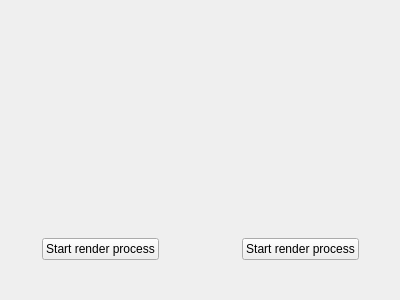
<?xml version="1.0" encoding="UTF-8"?>
<ui version="4.0">
 <class>TwinRenderSettingsWindow</class>
 <widget class="QWidget" name="TwinRenderSettingsWindow">
  <property name="geometry">
   <rect>
    <x>0</x>
    <y>0</y>
    <width>400</width>
    <height>300</height>
   </rect>
  </property>
  <property name="windowTitle">
   <string>Form</string>
  </property>
  <layout class="QHBoxLayout" name="horizontalLayout_4" stretch="0">
   <property name="spacing">
    <number>0</number>
   </property>
   <property name="margin">
    <number>0</number>
   </property>
   <item>
    <widget class="QScrollArea" name="scrollArea">
     <property name="frameShape">
      <enum>QFrame::NoFrame</enum>
     </property>
     <property name="widgetResizable">
      <bool>true</bool>
     </property>
     <widget class="QWidget" name="scrollAreaWidgetContents">
      <property name="geometry">
       <rect>
        <x>0</x>
        <y>0</y>
        <width>400</width>
        <height>300</height>
       </rect>
      </property>
      <layout class="QHBoxLayout" name="horizontalLayout_5">
       <property name="spacing">
        <number>0</number>
       </property>
       <property name="margin">
        <number>0</number>
       </property>
       <item>
        <layout class="QVBoxLayout" name="previewRenderSettings" stretch="1,0,0">
         <item>
          <widget class="picogen::qt4::RenderSettingsWindow" name="previewRenderSettingsWindow" native="true"/>
         </item>
         <item>
          <layout class="QHBoxLayout" name="horizontalLayout_3">
           <item>
            <spacer name="horizontalSpacer_2">
             <property name="orientation">
              <enum>Qt::Horizontal</enum>
             </property>
             <property name="sizeHint" stdset="0">
              <size>
               <width>40</width>
               <height>20</height>
              </size>
             </property>
            </spacer>
           </item>
           <item>
            <widget class="QPushButton" name="startPreviewRenderProcess">
             <property name="text">
              <string>Start render process</string>
             </property>
            </widget>
           </item>
           <item>
            <spacer name="horizontalSpacer_3">
             <property name="orientation">
              <enum>Qt::Horizontal</enum>
             </property>
             <property name="sizeHint" stdset="0">
              <size>
               <width>40</width>
               <height>20</height>
              </size>
             </property>
            </spacer>
           </item>
          </layout>
         </item>
         <item>
          <spacer name="verticalSpacer">
           <property name="orientation">
            <enum>Qt::Vertical</enum>
           </property>
           <property name="sizeHint" stdset="0">
            <size>
             <width>20</width>
             <height>40</height>
            </size>
           </property>
          </spacer>
         </item>
        </layout>
       </item>
       <item>
        <layout class="QVBoxLayout" name="productionRenderSettings" stretch="1,0,0">
         <item>
          <widget class="picogen::qt4::RenderSettingsWindow" name="renderSettingsWindow" native="true"/>
         </item>
         <item>
          <layout class="QHBoxLayout" name="horizontalLayout_2">
           <item>
            <spacer name="horizontalSpacer">
             <property name="orientation">
              <enum>Qt::Horizontal</enum>
             </property>
             <property name="sizeHint" stdset="0">
              <size>
               <width>40</width>
               <height>20</height>
              </size>
             </property>
            </spacer>
           </item>
           <item>
            <widget class="QPushButton" name="startProductionRenderProcess">
             <property name="text">
              <string>Start render process</string>
             </property>
            </widget>
           </item>
           <item>
            <spacer name="horizontalSpacer_4">
             <property name="orientation">
              <enum>Qt::Horizontal</enum>
             </property>
             <property name="sizeHint" stdset="0">
              <size>
               <width>40</width>
               <height>20</height>
              </size>
             </property>
            </spacer>
           </item>
          </layout>
         </item>
         <item>
          <spacer name="verticalSpacer_2">
           <property name="orientation">
            <enum>Qt::Vertical</enum>
           </property>
           <property name="sizeHint" stdset="0">
            <size>
             <width>20</width>
             <height>40</height>
            </size>
           </property>
          </spacer>
         </item>
        </layout>
       </item>
      </layout>
     </widget>
    </widget>
   </item>
  </layout>
 </widget>
 <customwidgets>
  <customwidget>
   <class>picogen::qt4::RenderSettingsWindow</class>
   <extends>QWidget</extends>
   <header>rendersettingswindow.h</header>
   <container>1</container>
  </customwidget>
 </customwidgets>
 <resources/>
 <connections/>
</ui>
